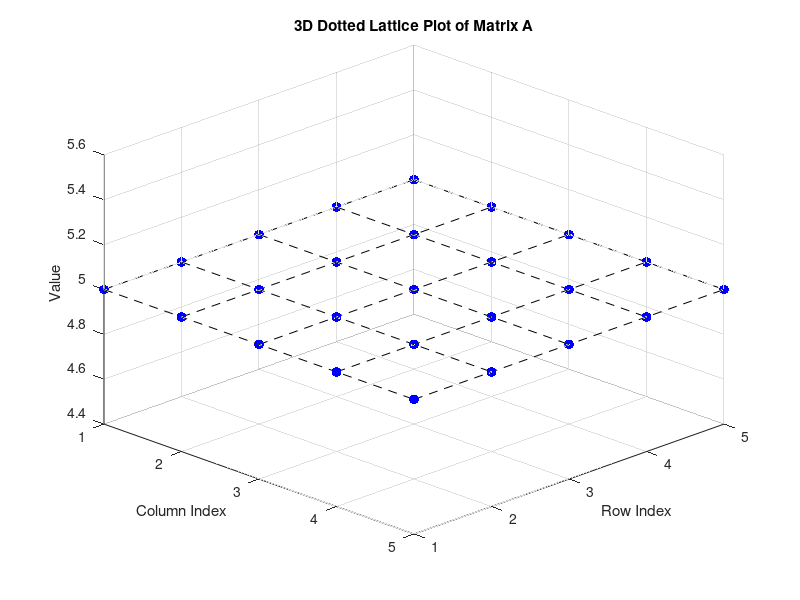
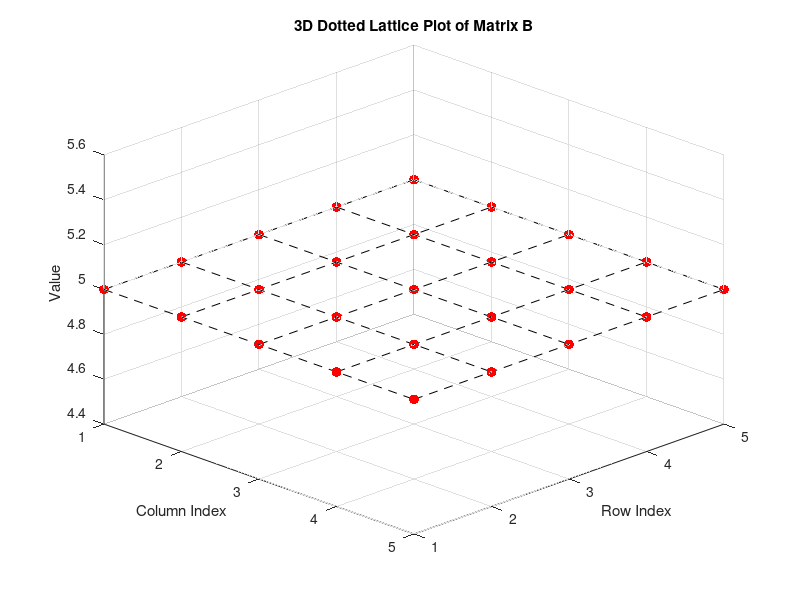

Source code (MATLAB) for these figures, in order:
clc;
clear;

% --- matrix calculator 
fprintf('\n========= Advanced Matrix Calculator ========\n\n');

% --- matrix a input 
rowA = -1;
while rowA <= 0 || floor(rowA) ~= rowA
    rowA = input('Enter number of rows for Matrix A (positive integer): ');
    if rowA <= 0 || floor(rowA) ~= rowA
        fprintf('Invalid input! Please enter a positive integer.\n');
    end
end

colA = -1;
while colA <= 0 || floor(colA) ~= colA
    colA = input('Enter number of columns for Matrix A (positive integer): ');
    if colA <= 0 || floor(colA) ~= colA
        fprintf('Invalid input.\nPlease enter a positive integer.\n');
    end
end

fprintf('\nEnter the following elements for Matrix A:\n');

A = zeros(rowA, colA);
for i = 1:rowA
    for j = 1:colA
        A(i,j) = input(sprintf('A(%d,%d) = ', i, j));
    end
end

% -------- matrix b input 
rowB = -1;
while rowB <= 0 || floor(rowB) ~= rowB
    rowB = input('Enter number of rows for Matrix B (positive integer): ');
    if rowB <= 0 || floor(rowB) ~= rowB
        fprintf('Invalid input.\nPlease enter a positive integer.\n');
    end
end

colB = -1;
while colB <= 0 || floor(colB) ~= colB
    colB = input('Enter number of columns for Matrix B (positive integer): ');
    if colB <= 0 || floor(colB) ~= colB
        fprintf('Invalid input.\nPlease enter a positive integer.\n');
    end
end

fprintf('\nEnter the following elements for Matrix B:\n');

B = zeros(rowB, colB);
for i = 1:rowB
    for j = 1:colB
        B(i,j) = input(sprintf('B(%d,%d) = ', i, j));
    end
end

fprintf('\n========= Matrix Calculator Results =========\n');

% --- display matrices 
disp('---------------------------------------------');
fprintf('INITIAL MATRIX A\n');
disp(A);

fprintf('\nINITIAL MATRIX B\n');
disp(B);
disp('---------------------------------------------');

% --- addition, subtraction, element-wise multiplication 
if isequal(size(A), size(B))
    disp('MATRIX ADDITION (A + B)');
    disp(A + B);
    disp('---------------------------------------------');

    disp('MATRIX SUBTRACTION (A - B)');
    disp(A - B);
    disp('---------------------------------------------');

    disp('ELEMENT-WISE MULTIPLICATION (A .* B)');
    disp(A .* B);
    disp('---------------------------------------------');
else
    disp('ADDITION, SUBTRACTION, AND ELEMENT-WISE MULTIPLICATION')
    fprintf('Addition, subtraction, and element-wise\nmultiplication are not possible.\n');
    disp('---------------------------------------------');
end

% --- matrix multiplication 
disp('MATRIX MULTIPLICATION (A * B)');

if size(A,2) == size(B,1)
    disp(A * B);
    disp('---------------------------------------------');
else
    disp('Matrix multiplication is not possible.');
    disp('---------------------------------------------');
end

% --- determinant of a matrix 
disp('DETERMINANT OF MATRIX A');

if size(A,1) == size(A,2)
    disp(det(A));
    disp('---------------------------------------------');
else
    fprintf('Matrix A is not square.\nDeterminant not defined.\n');
    disp('---------------------------------------------');
end

disp('DETERMINANT OF MATRIX B');

if size(B,1) == size(B,2)
    disp(det(B));
    disp('---------------------------------------------');
else
    fprintf('Matrix B is not square.\nDeterminant not defined.\n');
    disp('---------------------------------------------');
end

% --- transpose of a matrix 
disp('TRANSPOSE OF MATRIX A');
disp(A');
disp('---------------------------------------------');

disp('TRANSPOSE OF MATRIX B');
disp(B');
disp('---------------------------------------------');

% --- eigenvalues and eigenvectors 
if size(A,1) == size(A,2)
    [VA, DA] = eig(A);
    disp('EIGENVALUES OF MATRIX A');
    disp(diag(DA));
    disp('EIGENVECTORS OF MATRIX A');
    disp(VA);
    disp('---------------------------------------------');
else
    disp('EIGENVALUES AND EIGENVECTORS OF MATRIX A');
    fprintf('Matrix A is not square.\nEigenvalues and eigenvectors are not defined.\n');
    disp('---------------------------------------------');
end

if size(B,1) == size(B,2)
    [VB, DB] = eig(B);
    disp('EIGENVALUES OF MATRIX B');
    disp(diag(DB));
    disp('EIGENVECTORS OF MATRIX B');
    disp(VB);
    disp('---------------------------------------------');
else
    disp('EIGENVALUES AND EIGENVECTORS OF MATRIX B');
    fprintf('Matrix B is not square.\nEigenvalues and eigenvectors are not defined.\n');
    disp('---------------------------------------------');
    
end

% --- 3d dotted lattice visualization

% --- matrix a plotting
figure('Name','3D Dotted Lattice - Matrix A','NumberTitle','off');
hold on;

[xA, yA] = meshgrid(1:size(A,2), 1:size(A,1));
zA = A;

% --- 3d plots for dashed grid lines
for i = 1:size(A,1)
    plot3(xA(i,:), yA(i,:), zA(i,:), '--k');
end
for j = 1:size(A,2)
    plot3(xA(:,j), yA(:,j), zA(:,j), '--k');
end

% --- 3d scatter plots for filled dots
scatter3(xA(:), yA(:), zA(:), 50, 'b', 'filled');

grid on;
xlabel('Column Index');
ylabel('Row Index');
zlabel('Value');
title('3D Dotted Lattice Plot of Matrix A');
view(45,30);
hold off;

% --- matrix b plotting
figure('Name','3D Dotted Lattice - Matrix B','NumberTitle','off');
hold on;

[xB, yB] = meshgrid(1:size(B,2), 1:size(B,1));
zB = B;

for i = 1:size(B,1)
    plot3(xB(i,:), yB(i,:), zB(i,:), '--k');
end
for j = 1:size(B,2)
    plot3(xB(:,j), yB(:,j), zB(:,j), '--k');
end

scatter3(xB(:), yB(:), zB(:), 50, 'r', 'filled');

% --- customization of figure (title, axes, etc.)
grid on;
xlabel('Column Index');
ylabel('Row Index');
zlabel('Value');
title('3D Dotted Lattice Plot of Matrix B');
view(45,30);
hold off;

% --- end of program script 
fprintf('============ Exiting The Program ============\n');
